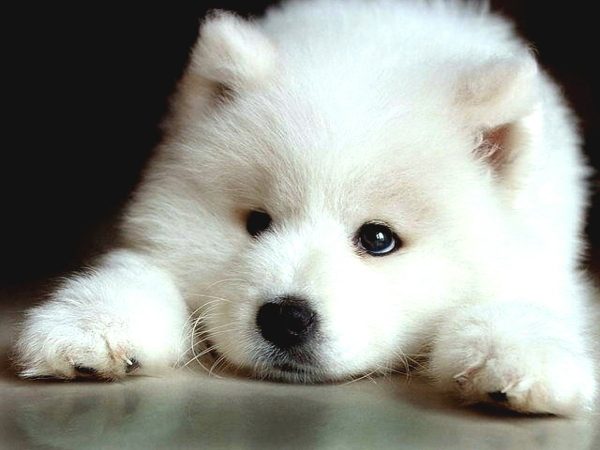
#> input picture 04-twitter_bot/images/1.jpg, 1200 x 900 px (shown at 1/2 size); its folder holds 5 pictures in this run
$ jupyter execute --allow-errors 'Twitter bot.ipynb'   (shell and % lines are left out)   (Python 2 division)   (older library calls are emulated)
#> lines starting #> are read from the running program, lines starting #| are printed output that depends on the picture
# Twitter bot

--------

## Preliminaries

- ### Import

[cell 1]
import twitter
import matplotlib.pyplot as plt
import matplotlib.image as mpimg
import os, os.path
from os import listdir
from os.path import isfile, join
import urllib2
import time
from PIL import Image
from PIL import ImageFont
from PIL import ImageDraw
import textwrap
import sys
import subprocess

- ### Credentials

#> (a cell that did not finish here is left out)

#> (a cell that did not finish here is left out)

## I. Bot sniffing

[cell 4]
# api.GetReplies(count=50)

[cell 5]
# api.GetUserTimeline(exclude_replies=False)

#> (a cell that did not finish here is left out)

#> (a cell that did not finish here is left out)

#> (a cell that did not finish here is left out)

[cell 9]
def get_timeline(count):
    timeline=api.GetHomeTimeline(count=count)
    return timeline


# [28 lines left out: functions get_media_reply, save_media, not called in this run]

## II. Post media

[cell 10]
# [38 lines left out: function auto_answer, not called in this run]

[cell 11]
# auto_answer()

## III. Create picture to send

[cell 12]
img = Image.open("images/1.jpg")
#> img is the input picture: PIL image 1200x900 RGB; mean R, G, B 150.1, 152.1, 145.1
draw = ImageDraw.Draw(img)
font = ImageFont.truetype("font/Tangerine_Regular.ttf", 56)
# draw.text((x, y),"Sample Text",(r,g,b))
draw.text((0, 0),"Woof woof wooof <3",(255,255,255),font=font)
img.save('output/sample-out.jpg')
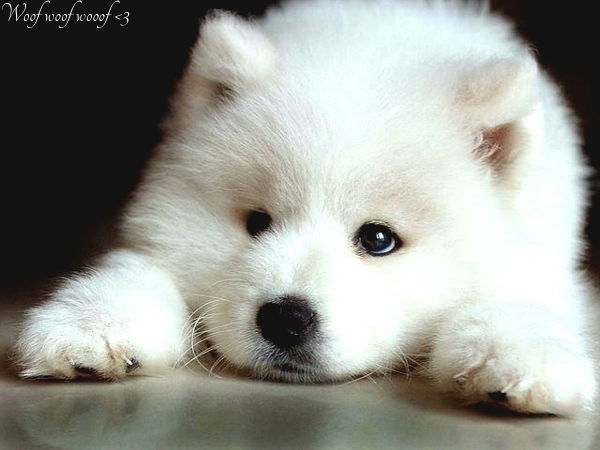
#> saved as sample-out.jpg: PIL image 1200x900 RGB (shown at 1/2 size); mean R, G, B 150.4, 152.4, 145.3

img=mpimg.imread("output/sample-out.jpg")
#> img: shape (900, 1200, 3)
plt.imshow(img)

[cell 13]
img = Image.open("images/Feeling-Grey.jpg")
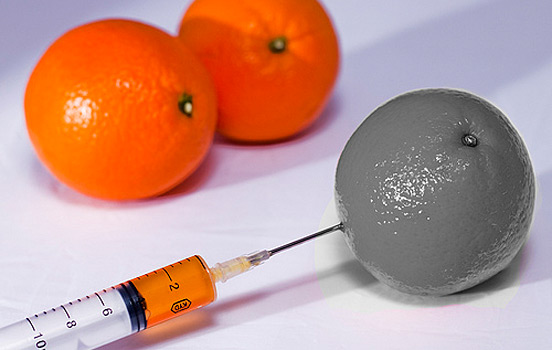
#> input picture 04-twitter_bot/images/Feeling-Grey.jpg, 552 x 350 px
#> img is the input picture: PIL image 552x350 RGB; mean R, G, B 192.8, 149.5, 140.2
size = 600, 600
text ="Woof woof wooof  Woof woof wooof <3 Woof woof wooof  hehehehehe"*10
text=textwrap.wrap(text, width=50)

try:
    img.thumbnail(size, Image.ANTIALIAS)
except IOError:
    print "cannot create thumbnail for '%s'" % infile

img_w, img_h = img.size
#> img_w = 552; img_h = 350
background = Image.new('RGBA', (900, 1200), (255, 255, 255, 255))
#> background: PIL image 900x1200 RGBA; every value is 255
bg_w, bg_h = background.size
#> bg_w = 900; bg_h = 1200
offset = ((bg_w - img_w) / 2, (bg_h - img_h) / 6)
#> offset = (174, 141)
background.paste(img, offset)
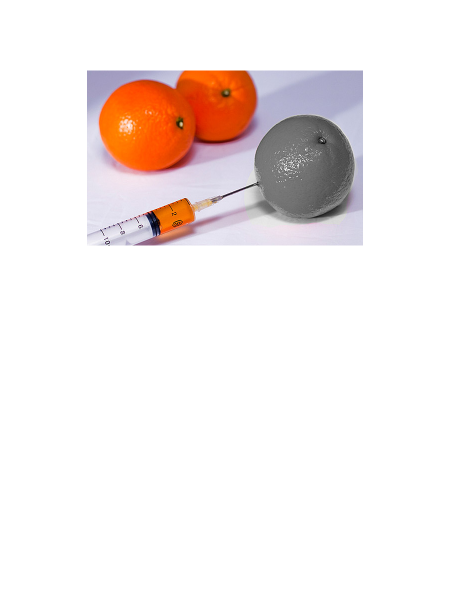
#> background: PIL image 900x1200 RGBA (shown at 1/2 size); mean R, G, B, A 243.9, 236.1, 234.5, 255
draw = ImageDraw.Draw(background)
font = ImageFont.truetype("font/SpecialElite.ttf", 30)
# draw.text((x, y),"Sample Text",(r,g,b))
offset_=0
for line in text:
    w, h = draw.textsize(line, font=font)
    draw.text(((900-w)/2, 650+offset_),line,(0,0,0),font=font)
    offset_ += h+5
#> this loop made 14 passes
#> (w, h, offset_) on passes 1 to 12: (701, 24, 29), (784, 24, 58), (719, 24, 87), (796, 24, 116), (719, 24, 145), (796, 24, 174), (766, 24, 203), (719, 24, 232), (641, 24, 261), (796, 24, 290), (766, 24, 319), (719, 24, 348)
#> after the loop, offset_ = 405

background.save("output/sample-out.jpg")
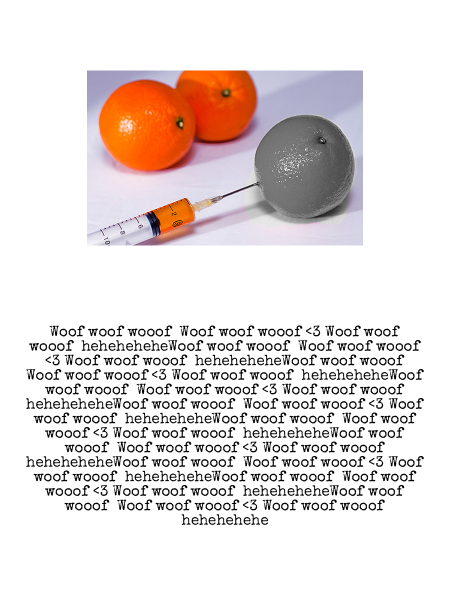
#> saved as sample-out.jpg: PIL image 900x1200 RGBA (shown at 1/2 size); mean R, G, B, A 230.5, 222.7, 221.1, 255

img=mpimg.imread("output/sample-out.jpg")
#> img: shape (1200, 900, 3) float32
plt.imshow(img)

[cell 14]
# [40 lines left out: functions draw_answer, post_media, not called in this run]

## IV. Generate text from image

[cell 15]
#warning between to imports conflicting with each other

[cell 16]
file_path="images/1.jpg"
proc = subprocess.Popen(["python","generate_from_image.py",file_path], stdout=subprocess.PIPE)
blabla = proc.communicate()[0]

[cell 17]
blabla

[cell 18]
nb_letters=700
proc = subprocess.Popen(["python","english_lstm.py",blabla,"%s" %nb_letters], stdout=subprocess.PIPE)
blabla = proc.communicate()[0]

[cell 19]
print(blabla)

[cell 20]
out_path="output/1.jpg"
#> (the rest of this cell did not finish here and is left out)

[cell 21]
img=mpimg.imread(out_path)
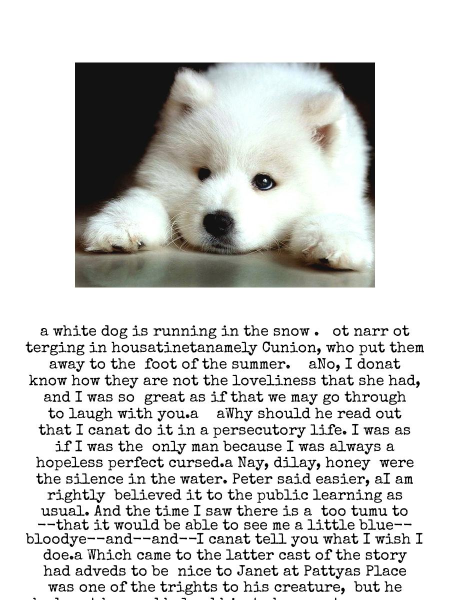
#> input picture 04-twitter_bot/output/1.jpg, 900 x 1200 px (shown at 1/2 size)
#> img is the input picture: shape (1200, 900, 3); mean R, G, B 212.2, 212.7, 211
plt.imshow(img)
